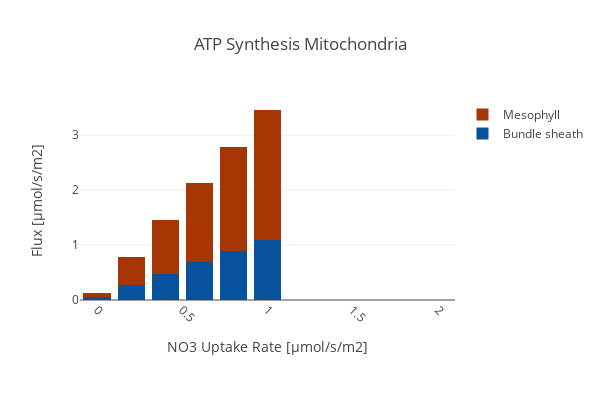

Notebook source saved alongside this figure:
### Code cell
create_bar_plot_met(D_fba, D_exp,
                    {'[M]_cplx5_m':'Mesophyll','[B]_cplx5_m': 'Bundle sheath'},'ATP_m',
                    'ATP Synthesis Mitochondria', xaxis_title, c3_model,
                    stacked = True, save_fig=save_fig)

### Figure 1 — Plotly figure (JSON) as saved in the notebook; plotly's stock layout.template omitted (floating-point values rounded to 4 significant figures)
{"data": [{"marker": {"color": "rgb(8,81,156)"}, "name": "Bundle sheath", "type": "bar", "uid": "7c8257c9-c73e-4078-9441-ac2caccfc37b", "x": ["0.0", "0.2", "0.4", "0.6", "0.8", "1.0", "1.2", "1.4", "1.6", "1.8", "2.0"], "y": [0.05946, 0.2678, 0.4761, 0.6844, 0.8928, 1.101, 0, 0, 0, 0, 0]}, {"marker": {"color": "rgb(166,54,3)"}, "name": "Mesophyll", "type": "bar", "uid": "f0659619-4ad0-456b-bcaf-120802808fd2", "x": ["0.0", "0.2", "0.4", "0.6", "0.8", "1.0", "1.2", "1.4", "1.6", "1.8", "2.0"], "y": [0.05946, 0.5194, 0.9794, 1.439, 1.899, 2.359, 0, 0, 0, 0, 0]}], "layout": {"barmode": "stack", "height": 400, "margin": {"b": 100}, "title": {"text": "ATP Synthesis Mitochondria"}, "width": 600, "xaxis": {"tickangle": 45, "title": {"text": "NO3 Uptake Rate [µmol/s/m2]"}}, "yaxis": {"autorange": true, "title": {"text": "Flux [µmol/s/m2]"}}}}
